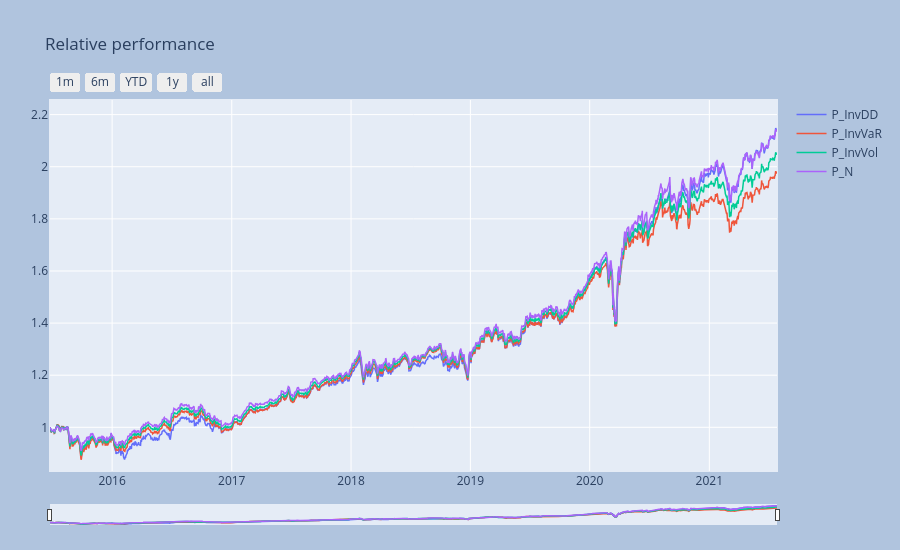

The notebook cell saved with this chart:
### Markdown cell above
### Visualize the portfolio time-series

Note the use of the flags
- `componly=True` to retain only the original portfolios time-series and to exclude the aggregated portfolio of portfolios time-series,
- `fancy=True` to use the `plotly` interactive time series package.

*For more details see the documentation.*

### Code cell
_ = ps.port_view_all(componly=True, fancy=True, title="Relative performance")

### Figure 1 — Plotly figure (JSON) as saved in the notebook; plotly's stock layout.template omitted (floating-point values rounded to 4 significant figures; data arrays with more than 128 entries replaced by an {"elided": "..."} marker saying what was removed)
{"data": [{"line": {"width": 1.5}, "name": "P_InvDD", "type": "scatter", "x": {"elided": "1533 str values"}, "y": {"elided": "1533 float values"}}, {"line": {"width": 1.5}, "name": "P_InvVaR", "type": "scatter", "x": {"elided": "1533 str values"}, "y": {"elided": "1533 float values"}}, {"line": {"width": 1.5}, "name": "P_InvVol", "type": "scatter", "x": {"elided": "1533 str values"}, "y": {"elided": "1533 float values"}}, {"line": {"width": 1.5}, "name": "P_N", "type": "scatter", "x": {"elided": "1533 str values"}, "y": {"elided": "1533 float values"}}], "layout": {"autosize": false, "height": 550, "margin": {"b": 25, "l": 50, "pad": 1, "r": 50, "t": 100}, "paper_bgcolor": "LightSteelBlue", "title": {"text": "Relative performance"}, "width": 900, "xaxis": {"autorange": false, "fixedrange": false, "range": ["2015-06-25T00:00:00", "2021-07-27T00:00:00"], "rangeselector": {"buttons": [{"count": 1, "label": "1m", "step": "month", "stepmode": "backward"}, {"count": 6, "label": "6m", "step": "month", "stepmode": "backward"}, {"count": 1, "label": "YTD", "step": "year", "stepmode": "todate"}, {"count": 1, "label": "1y", "step": "year", "stepmode": "backward"}, {"step": "all"}]}, "rangeslider": {"thickness": 0.05, "visible": true}, "title": {}, "type": "date"}, "yaxis": {"autorange": false, "fixedrange": false, "range": [0.8324, 2.256], "title": {}}}}
